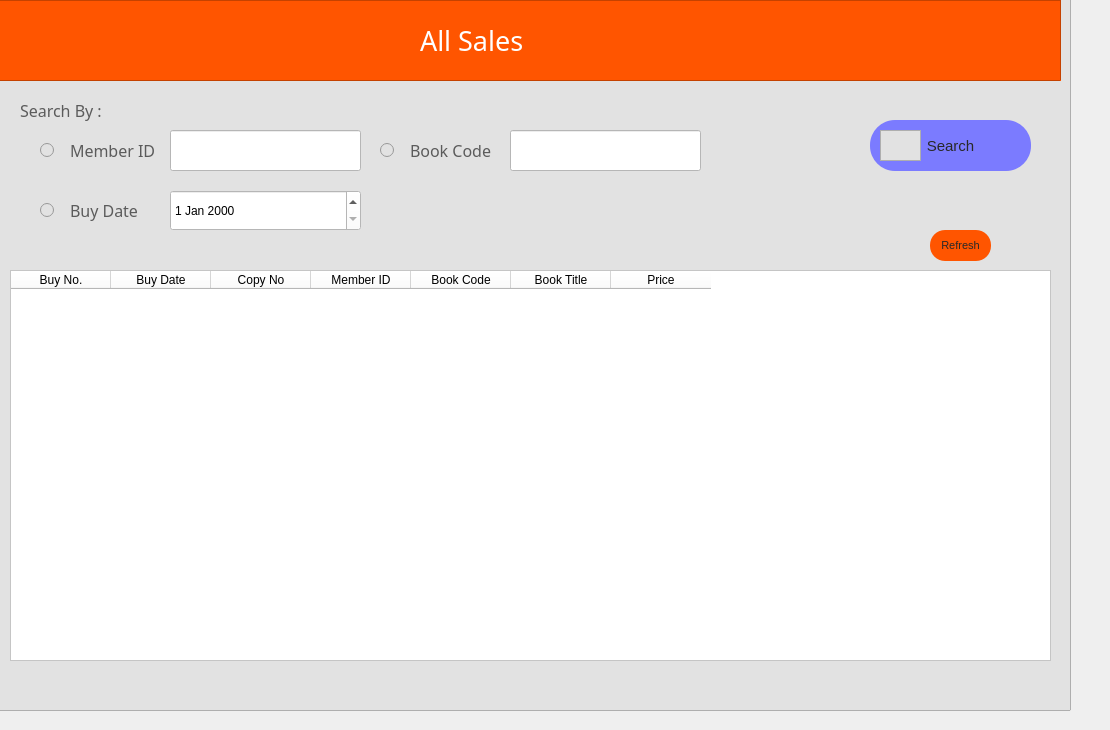
      <widget class="QWidget" name="tab_26">
       <attribute name="icon">
        <iconset resource="icons.qrc">
         <normaloff>:/icons/services.png</normaloff>:/icons/services.png</iconset>
       </attribute>
       <attribute name="title">
        <string>All Sale Services</string>
       </attribute>
       <widget class="QFrame" name="frame_123">
        <property name="geometry">
         <rect>
          <x>-30</x>
          <y>0</y>
          <width>1091</width>
          <height>81</height>
         </rect>
        </property>
        <property name="styleSheet">
         <string notr="true">background-color: rgb(255, 85, 0);
</string>
        </property>
        <property name="frameShape">
         <enum>QFrame::StyledPanel</enum>
        </property>
        <property name="frameShadow">
         <enum>QFrame::Raised</enum>
        </property>
        <widget class="QLabel" name="label_98">
         <property name="geometry">
          <rect>
           <x>450</x>
           <y>20</y>
           <width>511</width>
           <height>41</height>
          </rect>
         </property>
         <property name="font">
          <font>
           <family>hooge 05_55</family>
           <pointsize>20</pointsize>
          </font>
         </property>
         <property name="styleSheet">
          <string notr="true">color: rgb(255, 255, 255);</string>
         </property>
         <property name="text">
          <string>All Sales</string>
         </property>
        </widget>
       </widget>
       <widget class="QFrame" name="frame_124">
        <property name="geometry">
         <rect>
          <x>-30</x>
          <y>-10</y>
          <width>1101</width>
          <height>721</height>
         </rect>
        </property>
        <property name="styleSheet">
         <string notr="true">background-color: rgb(226, 226, 226);</string>
        </property>
        <property name="frameShape">
         <enum>QFrame::StyledPanel</enum>
        </property>
        <property name="frameShadow">
         <enum>QFrame::Raised</enum>
        </property>
        <widget class="QLineEdit" name="buy_table_mem_id">
         <property name="geometry">
          <rect>
           <x>200</x>
           <y>140</y>
           <width>191</width>
           <height>41</height>
          </rect>
         </property>
         <property name="styleSheet">
          <string notr="true">
background-color: rgb(255, 255, 255);</string>
         </property>
         <property name="placeholderText">
          <string/>
         </property>
        </widget>
        <widget class="QLabel" name="label_101">
         <property name="geometry">
          <rect>
           <x>100</x>
           <y>150</y>
           <width>91</width>
           <height>21</height>
          </rect>
         </property>
         <property name="font">
          <font>
           <family>Impact</family>
           <pointsize>12</pointsize>
          </font>
         </property>
         <property name="styleSheet">
          <string notr="true">color: rgb(91, 91, 91);</string>
         </property>
         <property name="text">
          <string>Member ID</string>
         </property>
        </widget>
        <widget class="QFrame" name="frame_125">
         <property name="geometry">
          <rect>
           <x>910</x>
           <y>140</y>
           <width>41</width>
           <height>31</height>
          </rect>
         </property>
         <property name="styleSheet">
          <string notr="true">background-color: rgb(255, 85, 0 / 0%);
image: url(:/newPrefix/icons/search.png);</string>
         </property>
         <property name="frameShape">
          <enum>QFrame::StyledPanel</enum>
         </property>
         <property name="frameShadow">
          <enum>QFrame::Raised</enum>
         </property>
        </widget>
        <widget class="QTableWidget" name="buy_table">
         <property name="geometry">
          <rect>
           <x>40</x>
           <y>280</y>
           <width>1041</width>
           <height>391</height>
          </rect>
         </property>
         <property name="styleSheet">
          <string notr="true">background-color: rgb(255, 255, 255);</string>
         </property>
         <column>
          <property name="text">
           <string>Buy No.</string>
          </property>
         </column>
         <column>
          <property name="text">
           <string>Buy Date</string>
          </property>
         </column>
         <column>
          <property name="text">
           <string>Copy No</string>
          </property>
         </column>
         <column>
          <property name="text">
           <string>Member ID</string>
          </property>
         </column>
         <column>
          <property name="text">
           <string>Book Code</string>
          </property>
         </column>
         <column>
          <property name="text">
           <string>Book Title</string>
          </property>
         </column>
         <column>
          <property name="text">
           <string>Price</string>
          </property>
         </column>
        </widget>
        <widget class="QLabel" name="label_128">
         <property name="geometry">
          <rect>
           <x>50</x>
           <y>110</y>
           <width>91</width>
           <height>21</height>
          </rect>
         </property>
         <property name="font">
          <font>
           <family>Impact</family>
           <pointsize>12</pointsize>
          </font>
         </property>
         <property name="styleSheet">
          <string notr="true">color: rgb(91, 91, 91);</string>
         </property>
         <property name="text">
          <string>Search By :</string>
         </property>
        </widget>
        <widget class="QRadioButton" name="buy_memradioButton">
         <property name="geometry">
          <rect>
           <x>70</x>
           <y>150</y>
           <width>95</width>
           <height>20</height>
          </rect>
         </property>
         <property name="text">
          <string/>
         </property>
        </widget>
        <widget class="QLabel" name="label_129">
         <property name="geometry">
          <rect>
           <x>440</x>
           <y>150</y>
           <width>91</width>
           <height>21</height>
          </rect>
         </property>
         <property name="font">
          <font>
           <family>Impact</family>
           <pointsize>12</pointsize>
          </font>
         </property>
         <property name="styleSheet">
          <string notr="true">color: rgb(91, 91, 91);</string>
         </property>
         <property name="text">
          <string>Book Code</string>
         </property>
        </widget>
        <widget class="QLineEdit" name="buy_table_bcode">
         <property name="geometry">
          <rect>
           <x>540</x>
           <y>140</y>
           <width>191</width>
           <height>41</height>
          </rect>
         </property>
         <property name="styleSheet">
          <string notr="true">
background-color: rgb(255, 255, 255);</string>
         </property>
         <property name="placeholderText">
          <string/>
         </property>
        </widget>
        <widget class="QRadioButton" name="buy_coderadioButton">
         <property name="geometry">
          <rect>
           <x>410</x>
           <y>150</y>
           <width>95</width>
           <height>20</height>
          </rect>
         </property>
         <property name="text">
          <string/>
         </property>
        </widget>
        <widget class="QRadioButton" name="buy_dateradioButton">
         <property name="geometry">
          <rect>
           <x>70</x>
           <y>210</y>
           <width>95</width>
           <height>20</height>
          </rect>
         </property>
         <property name="text">
          <string/>
         </property>
        </widget>
        <widget class="QLabel" name="label_130">
         <property name="geometry">
          <rect>
           <x>100</x>
           <y>210</y>
           <width>91</width>
           <height>21</height>
          </rect>
         </property>
         <property name="font">
          <font>
           <family>Impact</family>
           <pointsize>12</pointsize>
          </font>
         </property>
         <property name="styleSheet">
          <string notr="true">color: rgb(91, 91, 91);</string>
         </property>
         <property name="text">
          <string>Buy Date</string>
         </property>
        </widget>
        <widget class="QDateEdit" name="buy_table_bdate">
         <property name="geometry">
          <rect>
           <x>200</x>
           <y>200</y>
           <width>191</width>
           <height>41</height>
          </rect>
         </property>
         <property name="styleSheet">
          <string notr="true">background-color: rgb(255, 255, 255);</string>
         </property>
        </widget>
        <widget class="QPushButton" name="buy_refreshButton">
         <property name="geometry">
          <rect>
           <x>960</x>
           <y>240</y>
           <width>61</width>
           <height>31</height>
          </rect>
         </property>
         <property name="font">
          <font>
           <pointsize>8</pointsize>
          </font>
         </property>
         <property name="styleSheet">
          <string notr="true">QPushButton {
color: rgb(40, 40, 40);
  border-radius: 15px;
	background-color: rgb(255, 85, 0);
}

QPushButton:hover {
background-color: rgb(123, 123, 255);

background-color: rgb(123, 123, 255);

}
</string>
         </property>
         <property name="text">
          <string>Refresh</string>
         </property>
        </widget>
        <widget class="QPushButton" name="buy_srchButton">
         <property name="geometry">
          <rect>
           <x>900</x>
           <y>130</y>
           <width>161</width>
           <height>51</height>
          </rect>
         </property>
         <property name="font">
          <font>
           <pointsize>11</pointsize>
          </font>
         </property>
         <property name="styleSheet">
          <string notr="true">QPushButton {
color: rgb(40, 40, 40);
  border-radius: 25px;
	background-color: rgb(123, 123, 255);
}

QPushButton:hover {
background-color: rgb(123, 123, 255);
background-color: rgb(255, 85, 0);


}
</string>
         </property>
         <property name="text">
          <string>Search</string>
         </property>
        </widget>
        <zorder>buy_srchButton</zorder>
        <zorder>buy_coderadioButton</zorder>
        <zorder>buy_memradioButton</zorder>
        <zorder>buy_table_mem_id</zorder>
        <zorder>label_101</zorder>
        <zorder>frame_125</zorder>
        <zorder>buy_table</zorder>
        <zorder>label_128</zorder>
        <zorder>label_129</zorder>
        <zorder>buy_table_bcode</zorder>
        <zorder>buy_dateradioButton</zorder>
        <zorder>label_130</zorder>
        <zorder>buy_table_bdate</zorder>
        <zorder>buy_refreshButton</zorder>
       </widget>
       <zorder>frame_124</zorder>
       <zorder>frame_123</zorder>
      </widget>
